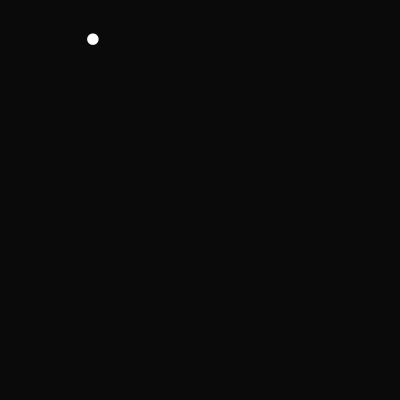
Frame 1 (no input)
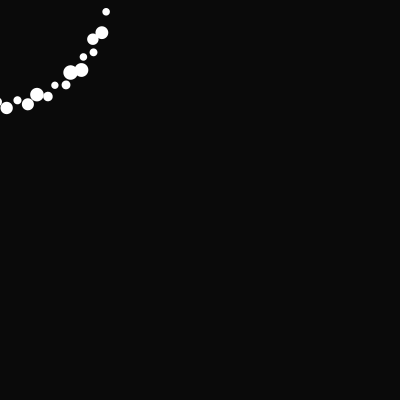
Frame 60 (the mouse pressed at the canvas centre just before this capture)
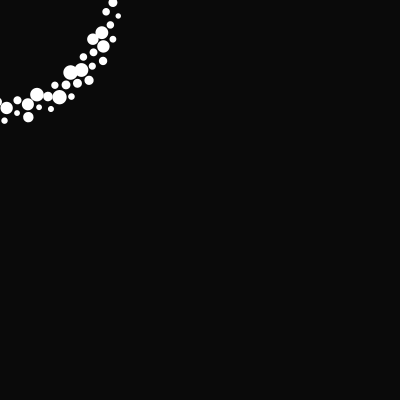
Frame 120 (the mouse held since frame 60 and released just before this capture)

The Processing sketch that drew these frames (run headless with seeded random() and noise(); from frame 60 on, the mouse is pressed at the canvas centre):

// Processing sketch: Animating_while_rotating
// ── Animating_while_rotating.pde
float r = 0.3;

void setup() {
size(400, 400);
background(10);
smooth();
noStroke();
}
void draw() {
  fill(255);
  rotate(r);
  float circle_size = random (5,15);
  ellipse(100 + r, 10, circle_size, circle_size);
  r = r + 0.2;
  println(r);
}
